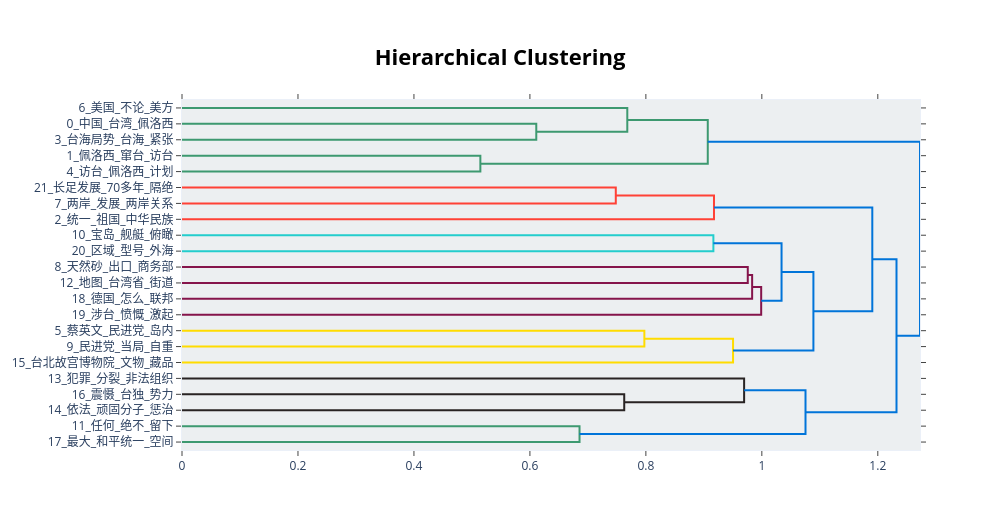

This figure's notebook cell:
### Code cell
topic_model.visualize_hierarchy()

### Figure 1 — Plotly figure (JSON) as saved in the notebook; plotly's stock layout.template omitted (floating-point values rounded to 4 significant figures)
{"data": [{"hoverinfo": "text", "marker": {"color": "rgb(61,153,112)"}, "mode": "lines", "type": "scatter", "x": [0, 0.611, 0.611, 0], "xaxis": "x", "y": [-15, -15, -25, -25], "yaxis": "y"}, {"hoverinfo": "text", "marker": {"color": "rgb(61,153,112)"}, "mode": "lines", "type": "scatter", "x": [0, 0.768, 0.768, 0.611], "xaxis": "x", "y": [-5, -5, -20, -20], "yaxis": "y"}, {"hoverinfo": "text", "marker": {"color": "rgb(61,153,112)"}, "mode": "lines", "type": "scatter", "x": [0, 0.5146, 0.5146, 0], "xaxis": "x", "y": [-35, -35, -45, -45], "yaxis": "y"}, {"hoverinfo": "text", "marker": {"color": "rgb(61,153,112)"}, "mode": "lines", "type": "scatter", "x": [0.768, 0.9067, 0.9067, 0.5146], "xaxis": "x", "y": [-12.5, -12.5, -40, -40], "yaxis": "y"}, {"hoverinfo": "text", "marker": {"color": "rgb(255,65,54)"}, "mode": "lines", "type": "scatter", "x": [0, 0.7481, 0.7481, 0], "xaxis": "x", "y": [-55, -55, -65, -65], "yaxis": "y"}, {"hoverinfo": "text", "marker": {"color": "rgb(255,65,54)"}, "mode": "lines", "type": "scatter", "x": [0.7481, 0.9175, 0.9175, 0], "xaxis": "x", "y": [-60, -60, -75, -75], "yaxis": "y"}, {"hoverinfo": "text", "marker": {"color": "rgb(35,205,205)"}, "mode": "lines", "type": "scatter", "x": [0, 0.9164, 0.9164, 0], "xaxis": "x", "y": [-85, -85, -95, -95], "yaxis": "y"}, {"hoverinfo": "text", "marker": {"color": "rgb(133,20,75)"}, "mode": "lines", "type": "scatter", "x": [0, 0.9757, 0.9757, 0], "xaxis": "x", "y": [-105, -105, -115, -115], "yaxis": "y"}, {"hoverinfo": "text", "marker": {"color": "rgb(133,20,75)"}, "mode": "lines", "type": "scatter", "x": [0.9757, 0.9833, 0.9833, 0], "xaxis": "x", "y": [-110, -110, -125, -125], "yaxis": "y"}, {"hoverinfo": "text", "marker": {"color": "rgb(133,20,75)"}, "mode": "lines", "type": "scatter", "x": [0.9833, 0.9989, 0.9989, 0], "xaxis": "x", "y": [-117.5, -117.5, -135, -135], "yaxis": "y"}, {"hoverinfo": "text", "marker": {"color": "rgb(0,116,217)"}, "mode": "lines", "type": "scatter", "x": [0.9164, 1.034, 1.034, 0.9989], "xaxis": "x", "y": [-90, -90, -126.2, -126.2], "yaxis": "y"}, {"hoverinfo": "text", "marker": {"color": "rgb(255,220,0)"}, "mode": "lines", "type": "scatter", "x": [0, 0.7974, 0.7974, 0], "xaxis": "x", "y": [-145, -145, -155, -155], "yaxis": "y"}, {"hoverinfo": "text", "marker": {"color": "rgb(255,220,0)"}, "mode": "lines", "type": "scatter", "x": [0.7974, 0.9503, 0.9503, 0], "xaxis": "x", "y": [-150, -150, -165, -165], "yaxis": "y"}, {"hoverinfo": "text", "marker": {"color": "rgb(0,116,217)"}, "mode": "lines", "type": "scatter", "x": [1.034, 1.089, 1.089, 0.9503], "xaxis": "x", "y": [-108.1, -108.1, -157.5, -157.5], "yaxis": "y"}, {"hoverinfo": "text", "marker": {"color": "rgb(0,116,217)"}, "mode": "lines", "type": "scatter", "x": [0.9175, 1.19, 1.19, 1.089], "xaxis": "x", "y": [-67.5, -67.5, -132.8, -132.8], "yaxis": "y"}, {"hoverinfo": "text", "marker": {"color": "rgb(40,35,35)"}, "mode": "lines", "type": "scatter", "x": [0, 0.7627, 0.7627, 0], "xaxis": "x", "y": [-185, -185, -195, -195], "yaxis": "y"}, {"hoverinfo": "text", "marker": {"color": "rgb(40,35,35)"}, "mode": "lines", "type": "scatter", "x": [0, 0.9694, 0.9694, 0.7627], "xaxis": "x", "y": [-175, -175, -190, -190], "yaxis": "y"}, {"hoverinfo": "text", "marker": {"color": "rgb(61,153,112)"}, "mode": "lines", "type": "scatter", "x": [0, 0.6856, 0.6856, 0], "xaxis": "x", "y": [-205, -205, -215, -215], "yaxis": "y"}, {"hoverinfo": "text", "marker": {"color": "rgb(0,116,217)"}, "mode": "lines", "type": "scatter", "x": [0.9694, 1.075, 1.075, 0.6856], "xaxis": "x", "y": [-182.5, -182.5, -210, -210], "yaxis": "y"}, {"hoverinfo": "text", "marker": {"color": "rgb(0,116,217)"}, "mode": "lines", "type": "scatter", "x": [1.19, 1.232, 1.232, 1.075], "xaxis": "x", "y": [-100.2, -100.2, -196.2, -196.2], "yaxis": "y"}, {"hoverinfo": "text", "marker": {"color": "rgb(0,116,217)"}, "mode": "lines", "type": "scatter", "x": [0.9067, 1.273, 1.273, 1.232], "xaxis": "x", "y": [-26.25, -26.25, -148.2, -148.2], "yaxis": "y"}], "layout": {"autosize": false, "height": 530, "hoverlabel": {"bgcolor": "white", "font": {"family": "Rockwell", "size": 16}}, "hovermode": "closest", "plot_bgcolor": "#ECEFF1", "showlegend": false, "title": {"font": {"color": "Black", "size": 22}, "text": "<b>Hierarchical Clustering</b>", "x": 0.5, "xanchor": "center", "yanchor": "top"}, "width": 1000, "xaxis": {"mirror": "allticks", "rangemode": "tozero", "showgrid": false, "showline": true, "showticklabels": true, "ticks": "outside", "type": "linear", "zeroline": false}, "yaxis": {"mirror": "allticks", "range": [-220, 0], "rangemode": "tozero", "showgrid": false, "showline": true, "showticklabels": true, "tickmode": "array", "ticks": "outside", "ticktext": ["6_美国_不论_美方", "0_中国_台湾_佩洛西", "3_台海局势_台海_紧张", "1_佩洛西_窜台_访台", "4_访台_佩洛西_计划", "21_长足发展_70多年_隔绝", "7_两岸_发展_两岸关系", "2_统一_祖国_中华民族", "10_宝岛_舰艇_俯瞰", "20_区域_型号_外海", "8_天然砂_出口_商务部", "12_地图_台湾省_街道", "18_德国_怎么_联邦", "19_涉台_愤慨_激起", "5_蔡英文_民进党_岛内", "9_民进党_当局_自重", "15_台北故宫博物院_文物_藏品", "13_犯罪_分裂_非法组织", "16_震慑_台独_势力", "14_依法_顽固分子_惩治", "11_任何_绝不_留下", "17_最大_和平统一_空间"], "tickvals": [-5, -15, -25, -35, -45, -55, -65, -75, -85, -95, -105, -115, -125, -135, -145, -155, -165, -175, -185, -195, -205, -215], "type": "linear", "zeroline": false}}}
